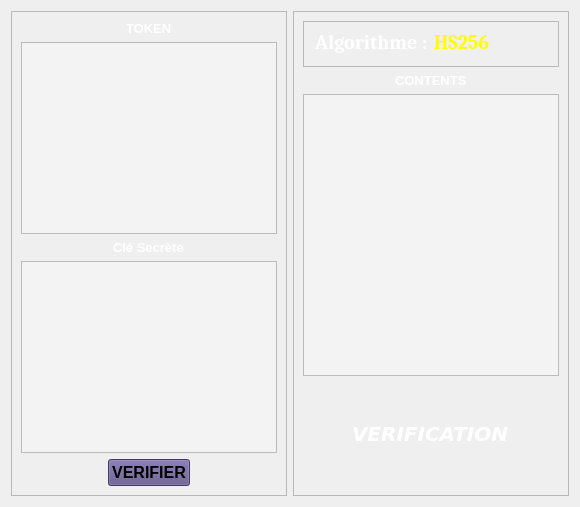
            <widget class="QWidget" name="page_3">
             <property name="styleSheet">
              <string notr="true">QTextEdit{
background-color: rgb(243, 243, 243);
	color: rgb(0, 0, 0);

}
QLabel{
	color: rgb(255, 255, 255);
}</string>
             </property>
             <layout class="QHBoxLayout" name="horizontalLayout_4">
              <item>
               <widget class="QFrame" name="frame_5">
                <property name="frameShape">
                 <enum>QFrame::StyledPanel</enum>
                </property>
                <property name="frameShadow">
                 <enum>QFrame::Raised</enum>
                </property>
                <layout class="QVBoxLayout" name="verticalLayout_15">
                 <item alignment="Qt::AlignHCenter">
                  <widget class="QLabel" name="label_5">
                   <property name="font">
                    <font>
                     <pointsize>10</pointsize>
                     <bold>true</bold>
                    </font>
                   </property>
                   <property name="text">
                    <string>TOKEN</string>
                   </property>
                   <property name="margin">
                    <number>17</number>
                   </property>
                  </widget>
                 </item>
                 <item>
                  <widget class="QTextEdit" name="VtokenEdit">
                   <property name="font">
                    <font>
                     <pointsize>15</pointsize>
                     <bold>true</bold>
                    </font>
                   </property>
                  </widget>
                 </item>
                 <item alignment="Qt::AlignHCenter">
                  <widget class="QLabel" name="label_10">
                   <property name="font">
                    <font>
                     <pointsize>10</pointsize>
                     <bold>true</bold>
                    </font>
                   </property>
                   <property name="text">
                    <string>Clé Secrète</string>
                   </property>
                   <property name="margin">
                    <number>15</number>
                   </property>
                  </widget>
                 </item>
                 <item alignment="Qt::AlignVCenter">
                  <widget class="QTextEdit" name="VkeyEdit">
                   <property name="font">
                    <font>
                     <pointsize>15</pointsize>
                     <bold>true</bold>
                    </font>
                   </property>
                   <property name="styleSheet">
                    <string notr="true">color: rgb(0, 0, 255);</string>
                   </property>
                  </widget>
                 </item>
                 <item alignment="Qt::AlignHCenter">
                  <widget class="QPushButton" name="verificationBtn">
                   <property name="font">
                    <font>
                     <pointsize>12</pointsize>
                     <bold>true</bold>
                    </font>
                   </property>
                   <property name="styleSheet">
                    <string notr="true">background-color: #5C5188;
</string>
                   </property>
                   <property name="text">
                    <string>VERIFIER</string>
                   </property>
                  </widget>
                 </item>
                </layout>
               </widget>
              </item>
              <item>
               <widget class="QFrame" name="frame_11">
                <property name="font">
                 <font>
                  <bold>true</bold>
                 </font>
                </property>
                <property name="frameShape">
                 <enum>QFrame::StyledPanel</enum>
                </property>
                <property name="frameShadow">
                 <enum>QFrame::Raised</enum>
                </property>
                <layout class="QVBoxLayout" name="verticalLayout_16">
                 <item>
                  <widget class="QFrame" name="frame_12">
                   <property name="frameShape">
                    <enum>QFrame::StyledPanel</enum>
                   </property>
                   <property name="frameShadow">
                    <enum>QFrame::Raised</enum>
                   </property>
                   <layout class="QHBoxLayout" name="horizontalLayout_7">
                    <property name="bottomMargin">
                     <number>12</number>
                    </property>
                    <item alignment="Qt::AlignRight">
                     <widget class="QLabel" name="label_13">
                      <property name="font">
                       <font>
                        <family>Cambria</family>
                        <pointsize>15</pointsize>
                        <bold>true</bold>
                       </font>
                      </property>
                      <property name="text">
                       <string>Algorithme :</string>
                      </property>
                     </widget>
                    </item>
                    <item alignment="Qt::AlignLeft">
                     <widget class="QLabel" name="label_12">
                      <property name="font">
                       <font>
                        <family>Cambria</family>
                        <pointsize>15</pointsize>
                        <italic>false</italic>
                        <bold>true</bold>
                       </font>
                      </property>
                      <property name="styleSheet">
                       <string notr="true">color: rgb(255, 255, 0);</string>
                      </property>
                      <property name="text">
                       <string>HS256</string>
                      </property>
                     </widget>
                    </item>
                   </layout>
                  </widget>
                 </item>
                 <item alignment="Qt::AlignHCenter">
                  <widget class="QLabel" name="label_11">
                   <property name="font">
                    <font>
                     <pointsize>10</pointsize>
                     <bold>true</bold>
                    </font>
                   </property>
                   <property name="text">
                    <string>CONTENTS</string>
                   </property>
                  </widget>
                 </item>
                 <item>
                  <widget class="QTextEdit" name="extractEdit">
                   <property name="font">
                    <font>
                     <pointsize>15</pointsize>
                     <bold>true</bold>
                    </font>
                   </property>
                   <property name="readOnly">
                    <bool>true</bool>
                   </property>
                  </widget>
                 </item>
                 <item>
                  <spacer name="verticalSpacer_6">
                   <property name="orientation">
                    <enum>Qt::Vertical</enum>
                   </property>
                   <property name="sizeType">
                    <enum>QSizePolicy::Minimum</enum>
                   </property>
                   <property name="sizeHint" stdset="0">
                    <size>
                     <width>20</width>
                     <height>40</height>
                    </size>
                   </property>
                  </spacer>
                 </item>
                 <item alignment="Qt::AlignHCenter">
                  <widget class="QLabel" name="verificationLabel">
                   <property name="font">
                    <font>
                     <family>Verdana</family>
                     <pointsize>15</pointsize>
                     <italic>true</italic>
                     <bold>true</bold>
                    </font>
                   </property>
                   <property name="text">
                    <string>VERIFICATION</string>
                   </property>
                  </widget>
                 </item>
                 <item>
                  <spacer name="verticalSpacer_7">
                   <property name="orientation">
                    <enum>Qt::Vertical</enum>
                   </property>
                   <property name="sizeType">
                    <enum>QSizePolicy::Minimum</enum>
                   </property>
                   <property name="sizeHint" stdset="0">
                    <size>
                     <width>20</width>
                     <height>40</height>
                    </size>
                   </property>
                  </spacer>
                 </item>
                </layout>
               </widget>
              </item>
             </layout>
            </widget>
